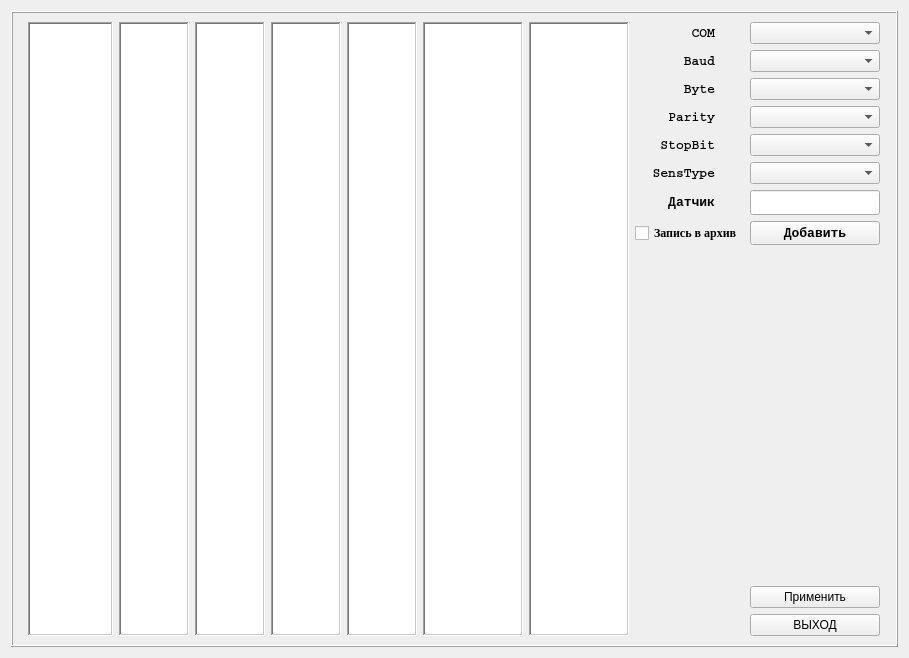
<?xml version="1.0" encoding="UTF-8"?>
<ui version="4.0">
 <class>Frame</class>
 <widget class="QFrame" name="Frame">
  <property name="geometry">
   <rect>
    <x>0</x>
    <y>0</y>
    <width>909</width>
    <height>658</height>
   </rect>
  </property>
  <property name="windowTitle">
   <string>PortSettings</string>
  </property>
  <layout class="QGridLayout" name="gridLayout_3">
   <item row="0" column="0">
    <widget class="QFrame" name="frame">
     <property name="frameShape">
      <enum>QFrame::Box</enum>
     </property>
     <property name="frameShadow">
      <enum>QFrame::Raised</enum>
     </property>
     <layout class="QGridLayout" name="gridLayout_4">
      <item row="0" column="0">
       <layout class="QGridLayout" name="gridLayout_2">
        <item row="0" column="4">
         <widget class="QTextEdit" name="sbitText">
          <property name="sizePolicy">
           <sizepolicy hsizetype="Maximum" vsizetype="Expanding">
            <horstretch>0</horstretch>
            <verstretch>0</verstretch>
           </sizepolicy>
          </property>
          <property name="maximumSize">
           <size>
            <width>70</width>
            <height>16777215</height>
           </size>
          </property>
          <property name="font">
           <font>
            <family>Arial Black</family>
            <pointsize>10</pointsize>
            <weight>75</weight>
            <bold>true</bold>
           </font>
          </property>
          <property name="frameShape">
           <enum>QFrame::WinPanel</enum>
          </property>
          <property name="lineWrapMode">
           <enum>QTextEdit::NoWrap</enum>
          </property>
          <property name="textInteractionFlags">
           <set>Qt::NoTextInteraction</set>
          </property>
         </widget>
        </item>
        <item row="0" column="2">
         <widget class="QTextEdit" name="byteText">
          <property name="sizePolicy">
           <sizepolicy hsizetype="Maximum" vsizetype="Expanding">
            <horstretch>0</horstretch>
            <verstretch>0</verstretch>
           </sizepolicy>
          </property>
          <property name="maximumSize">
           <size>
            <width>70</width>
            <height>16777215</height>
           </size>
          </property>
          <property name="font">
           <font>
            <family>Arial Black</family>
            <pointsize>10</pointsize>
            <weight>75</weight>
            <bold>true</bold>
           </font>
          </property>
          <property name="frameShape">
           <enum>QFrame::WinPanel</enum>
          </property>
          <property name="lineWrapMode">
           <enum>QTextEdit::NoWrap</enum>
          </property>
          <property name="textInteractionFlags">
           <set>Qt::NoTextInteraction</set>
          </property>
         </widget>
        </item>
        <item row="0" column="6">
         <widget class="QTextEdit" name="sensText">
          <property name="sizePolicy">
           <sizepolicy hsizetype="Fixed" vsizetype="Expanding">
            <horstretch>0</horstretch>
            <verstretch>0</verstretch>
           </sizepolicy>
          </property>
          <property name="minimumSize">
           <size>
            <width>50</width>
            <height>0</height>
           </size>
          </property>
          <property name="maximumSize">
           <size>
            <width>100</width>
            <height>16777215</height>
           </size>
          </property>
          <property name="font">
           <font>
            <family>Arial Black</family>
            <pointsize>10</pointsize>
            <weight>75</weight>
            <italic>false</italic>
            <bold>true</bold>
           </font>
          </property>
          <property name="frameShape">
           <enum>QFrame::WinPanel</enum>
          </property>
          <property name="lineWrapMode">
           <enum>QTextEdit::NoWrap</enum>
          </property>
          <property name="html">
           <string>&lt;!DOCTYPE HTML PUBLIC &quot;-//W3C//DTD HTML 4.0//EN&quot; &quot;http://www.w3.org/TR/REC-html40/strict.dtd&quot;&gt;
&lt;html&gt;&lt;head&gt;&lt;meta name=&quot;qrichtext&quot; content=&quot;1&quot; /&gt;&lt;style type=&quot;text/css&quot;&gt;
p, li { white-space: pre-wrap; }
&lt;/style&gt;&lt;/head&gt;&lt;body style=&quot; font-family:'Arial Black'; font-size:10pt; font-weight:600; font-style:normal;&quot;&gt;
&lt;p style=&quot;-qt-paragraph-type:empty; margin-top:0px; margin-bottom:0px; margin-left:0px; margin-right:0px; -qt-block-indent:0; text-indent:0px; font-size:12pt;&quot;&gt;&lt;br /&gt;&lt;/p&gt;&lt;/body&gt;&lt;/html&gt;</string>
          </property>
          <property name="textInteractionFlags">
           <set>Qt::NoTextInteraction</set>
          </property>
         </widget>
        </item>
        <item row="0" column="5">
         <widget class="QTextEdit" name="typesText">
          <property name="sizePolicy">
           <sizepolicy hsizetype="Fixed" vsizetype="Expanding">
            <horstretch>0</horstretch>
            <verstretch>0</verstretch>
           </sizepolicy>
          </property>
          <property name="minimumSize">
           <size>
            <width>50</width>
            <height>0</height>
           </size>
          </property>
          <property name="maximumSize">
           <size>
            <width>100</width>
            <height>16777215</height>
           </size>
          </property>
          <property name="font">
           <font>
            <family>Arial Black</family>
            <pointsize>10</pointsize>
            <weight>75</weight>
            <italic>false</italic>
            <bold>true</bold>
           </font>
          </property>
          <property name="frameShape">
           <enum>QFrame::WinPanel</enum>
          </property>
          <property name="lineWrapMode">
           <enum>QTextEdit::NoWrap</enum>
          </property>
          <property name="html">
           <string>&lt;!DOCTYPE HTML PUBLIC &quot;-//W3C//DTD HTML 4.0//EN&quot; &quot;http://www.w3.org/TR/REC-html40/strict.dtd&quot;&gt;
&lt;html&gt;&lt;head&gt;&lt;meta name=&quot;qrichtext&quot; content=&quot;1&quot; /&gt;&lt;style type=&quot;text/css&quot;&gt;
p, li { white-space: pre-wrap; }
&lt;/style&gt;&lt;/head&gt;&lt;body style=&quot; font-family:'Arial Black'; font-size:10pt; font-weight:600; font-style:normal;&quot;&gt;
&lt;p style=&quot;-qt-paragraph-type:empty; margin-top:0px; margin-bottom:0px; margin-left:0px; margin-right:0px; -qt-block-indent:0; text-indent:0px; font-size:12pt;&quot;&gt;&lt;br /&gt;&lt;/p&gt;&lt;/body&gt;&lt;/html&gt;</string>
          </property>
          <property name="textInteractionFlags">
           <set>Qt::NoTextInteraction</set>
          </property>
         </widget>
        </item>
        <item row="0" column="3">
         <widget class="QTextEdit" name="parityText">
          <property name="sizePolicy">
           <sizepolicy hsizetype="Maximum" vsizetype="Expanding">
            <horstretch>0</horstretch>
            <verstretch>0</verstretch>
           </sizepolicy>
          </property>
          <property name="maximumSize">
           <size>
            <width>70</width>
            <height>16777215</height>
           </size>
          </property>
          <property name="font">
           <font>
            <family>Arial Black</family>
            <pointsize>10</pointsize>
            <weight>75</weight>
            <bold>true</bold>
           </font>
          </property>
          <property name="frameShape">
           <enum>QFrame::WinPanel</enum>
          </property>
          <property name="lineWrapMode">
           <enum>QTextEdit::NoWrap</enum>
          </property>
          <property name="textInteractionFlags">
           <set>Qt::NoTextInteraction</set>
          </property>
         </widget>
        </item>
        <item row="0" column="0">
         <widget class="QTextEdit" name="comText">
          <property name="sizePolicy">
           <sizepolicy hsizetype="Fixed" vsizetype="Expanding">
            <horstretch>0</horstretch>
            <verstretch>0</verstretch>
           </sizepolicy>
          </property>
          <property name="minimumSize">
           <size>
            <width>85</width>
            <height>0</height>
           </size>
          </property>
          <property name="maximumSize">
           <size>
            <width>70</width>
            <height>16777215</height>
           </size>
          </property>
          <property name="font">
           <font>
            <family>Arial Black</family>
            <pointsize>10</pointsize>
            <weight>75</weight>
            <bold>true</bold>
           </font>
          </property>
          <property name="frameShape">
           <enum>QFrame::WinPanel</enum>
          </property>
          <property name="textInteractionFlags">
           <set>Qt::NoTextInteraction</set>
          </property>
         </widget>
        </item>
        <item row="0" column="1">
         <widget class="QTextEdit" name="baudText">
          <property name="sizePolicy">
           <sizepolicy hsizetype="Maximum" vsizetype="Expanding">
            <horstretch>0</horstretch>
            <verstretch>0</verstretch>
           </sizepolicy>
          </property>
          <property name="maximumSize">
           <size>
            <width>70</width>
            <height>16777215</height>
           </size>
          </property>
          <property name="font">
           <font>
            <family>Arial Black</family>
            <pointsize>10</pointsize>
            <weight>75</weight>
            <bold>true</bold>
           </font>
          </property>
          <property name="frameShape">
           <enum>QFrame::WinPanel</enum>
          </property>
          <property name="textInteractionFlags">
           <set>Qt::NoTextInteraction</set>
          </property>
         </widget>
        </item>
        <item row="0" column="7">
         <layout class="QGridLayout" name="gridLayout">
          <item row="1" column="1">
           <widget class="QComboBox" name="baudBox">
            <property name="sizePolicy">
             <sizepolicy hsizetype="Maximum" vsizetype="Fixed">
              <horstretch>0</horstretch>
              <verstretch>0</verstretch>
             </sizepolicy>
            </property>
            <property name="minimumSize">
             <size>
              <width>130</width>
              <height>0</height>
             </size>
            </property>
           </widget>
          </item>
          <item row="0" column="0">
           <widget class="QLabel" name="label">
            <property name="sizePolicy">
             <sizepolicy hsizetype="Maximum" vsizetype="Fixed">
              <horstretch>0</horstretch>
              <verstretch>0</verstretch>
             </sizepolicy>
            </property>
            <property name="minimumSize">
             <size>
              <width>80</width>
              <height>0</height>
             </size>
            </property>
            <property name="font">
             <font>
              <family>Courier</family>
              <pointsize>10</pointsize>
              <weight>75</weight>
              <bold>true</bold>
             </font>
            </property>
            <property name="text">
             <string>COM</string>
            </property>
            <property name="alignment">
             <set>Qt::AlignRight|Qt::AlignTrailing|Qt::AlignVCenter</set>
            </property>
           </widget>
          </item>
          <item row="1" column="0">
           <widget class="QLabel" name="label_3">
            <property name="sizePolicy">
             <sizepolicy hsizetype="Maximum" vsizetype="Fixed">
              <horstretch>0</horstretch>
              <verstretch>0</verstretch>
             </sizepolicy>
            </property>
            <property name="minimumSize">
             <size>
              <width>80</width>
              <height>0</height>
             </size>
            </property>
            <property name="font">
             <font>
              <family>Courier</family>
              <pointsize>10</pointsize>
              <weight>75</weight>
              <bold>true</bold>
             </font>
            </property>
            <property name="text">
             <string>Baud</string>
            </property>
            <property name="alignment">
             <set>Qt::AlignRight|Qt::AlignTrailing|Qt::AlignVCenter</set>
            </property>
           </widget>
          </item>
          <item row="11" column="1">
           <widget class="QPushButton" name="applyButton">
            <property name="sizePolicy">
             <sizepolicy hsizetype="Maximum" vsizetype="Fixed">
              <horstretch>0</horstretch>
              <verstretch>0</verstretch>
             </sizepolicy>
            </property>
            <property name="minimumSize">
             <size>
              <width>130</width>
              <height>0</height>
             </size>
            </property>
            <property name="text">
             <string>Применить</string>
            </property>
           </widget>
          </item>
          <item row="8" column="1">
           <spacer name="verticalSpacer">
            <property name="orientation">
             <enum>Qt::Vertical</enum>
            </property>
            <property name="sizeHint" stdset="0">
             <size>
              <width>5</width>
              <height>5</height>
             </size>
            </property>
           </spacer>
          </item>
          <item row="2" column="1">
           <widget class="QComboBox" name="bytesizeBox">
            <property name="sizePolicy">
             <sizepolicy hsizetype="Maximum" vsizetype="Fixed">
              <horstretch>0</horstretch>
              <verstretch>0</verstretch>
             </sizepolicy>
            </property>
            <property name="minimumSize">
             <size>
              <width>130</width>
              <height>0</height>
             </size>
            </property>
           </widget>
          </item>
          <item row="4" column="1">
           <widget class="QComboBox" name="stopbitsBox">
            <property name="sizePolicy">
             <sizepolicy hsizetype="Maximum" vsizetype="Fixed">
              <horstretch>0</horstretch>
              <verstretch>0</verstretch>
             </sizepolicy>
            </property>
            <property name="minimumSize">
             <size>
              <width>130</width>
              <height>0</height>
             </size>
            </property>
           </widget>
          </item>
          <item row="0" column="1">
           <widget class="QComboBox" name="comBox">
            <property name="sizePolicy">
             <sizepolicy hsizetype="Maximum" vsizetype="Preferred">
              <horstretch>0</horstretch>
              <verstretch>0</verstretch>
             </sizepolicy>
            </property>
            <property name="minimumSize">
             <size>
              <width>130</width>
              <height>0</height>
             </size>
            </property>
           </widget>
          </item>
          <item row="2" column="0">
           <widget class="QLabel" name="label_4">
            <property name="sizePolicy">
             <sizepolicy hsizetype="Maximum" vsizetype="Fixed">
              <horstretch>0</horstretch>
              <verstretch>0</verstretch>
             </sizepolicy>
            </property>
            <property name="minimumSize">
             <size>
              <width>80</width>
              <height>0</height>
             </size>
            </property>
            <property name="font">
             <font>
              <family>Courier</family>
              <pointsize>10</pointsize>
              <weight>75</weight>
              <bold>true</bold>
             </font>
            </property>
            <property name="text">
             <string>Byte</string>
            </property>
            <property name="alignment">
             <set>Qt::AlignRight|Qt::AlignTrailing|Qt::AlignVCenter</set>
            </property>
           </widget>
          </item>
          <item row="7" column="1">
           <widget class="QPushButton" name="addButton">
            <property name="sizePolicy">
             <sizepolicy hsizetype="Maximum" vsizetype="Fixed">
              <horstretch>0</horstretch>
              <verstretch>0</verstretch>
             </sizepolicy>
            </property>
            <property name="minimumSize">
             <size>
              <width>130</width>
              <height>0</height>
             </size>
            </property>
            <property name="font">
             <font>
              <family>Courier</family>
              <pointsize>10</pointsize>
              <weight>75</weight>
              <bold>true</bold>
             </font>
            </property>
            <property name="text">
             <string>Добавить</string>
            </property>
           </widget>
          </item>
          <item row="6" column="1">
           <widget class="QLineEdit" name="sensEdit">
            <property name="sizePolicy">
             <sizepolicy hsizetype="Maximum" vsizetype="Fixed">
              <horstretch>0</horstretch>
              <verstretch>0</verstretch>
             </sizepolicy>
            </property>
            <property name="minimumSize">
             <size>
              <width>100</width>
              <height>25</height>
             </size>
            </property>
            <property name="maximumSize">
             <size>
              <width>130</width>
              <height>16777215</height>
             </size>
            </property>
           </widget>
          </item>
          <item row="4" column="0">
           <widget class="QLabel" name="label_6">
            <property name="sizePolicy">
             <sizepolicy hsizetype="Maximum" vsizetype="Fixed">
              <horstretch>0</horstretch>
              <verstretch>0</verstretch>
             </sizepolicy>
            </property>
            <property name="minimumSize">
             <size>
              <width>80</width>
              <height>0</height>
             </size>
            </property>
            <property name="font">
             <font>
              <family>Courier</family>
              <pointsize>10</pointsize>
              <weight>75</weight>
              <bold>true</bold>
             </font>
            </property>
            <property name="text">
             <string>StopBit</string>
            </property>
            <property name="alignment">
             <set>Qt::AlignRight|Qt::AlignTrailing|Qt::AlignVCenter</set>
            </property>
           </widget>
          </item>
          <item row="3" column="1">
           <widget class="QComboBox" name="parityBox">
            <property name="sizePolicy">
             <sizepolicy hsizetype="Maximum" vsizetype="Fixed">
              <horstretch>0</horstretch>
              <verstretch>0</verstretch>
             </sizepolicy>
            </property>
            <property name="minimumSize">
             <size>
              <width>130</width>
              <height>0</height>
             </size>
            </property>
           </widget>
          </item>
          <item row="5" column="0">
           <widget class="QLabel" name="label_8">
            <property name="sizePolicy">
             <sizepolicy hsizetype="Maximum" vsizetype="Fixed">
              <horstretch>0</horstretch>
              <verstretch>0</verstretch>
             </sizepolicy>
            </property>
            <property name="minimumSize">
             <size>
              <width>80</width>
              <height>0</height>
             </size>
            </property>
            <property name="font">
             <font>
              <family>Courier</family>
              <pointsize>10</pointsize>
              <weight>75</weight>
              <bold>true</bold>
             </font>
            </property>
            <property name="text">
             <string>SensType</string>
            </property>
            <property name="alignment">
             <set>Qt::AlignRight|Qt::AlignTrailing|Qt::AlignVCenter</set>
            </property>
           </widget>
          </item>
          <item row="5" column="1">
           <widget class="QComboBox" name="typesBox">
            <property name="sizePolicy">
             <sizepolicy hsizetype="Maximum" vsizetype="Fixed">
              <horstretch>0</horstretch>
              <verstretch>0</verstretch>
             </sizepolicy>
            </property>
            <property name="minimumSize">
             <size>
              <width>130</width>
              <height>0</height>
             </size>
            </property>
           </widget>
          </item>
          <item row="12" column="1">
           <widget class="QPushButton" name="extButton">
            <property name="sizePolicy">
             <sizepolicy hsizetype="Maximum" vsizetype="Fixed">
              <horstretch>0</horstretch>
              <verstretch>0</verstretch>
             </sizepolicy>
            </property>
            <property name="minimumSize">
             <size>
              <width>130</width>
              <height>0</height>
             </size>
            </property>
            <property name="text">
             <string>ВЫХОД</string>
            </property>
           </widget>
          </item>
          <item row="10" column="1">
           <spacer name="verticalSpacer_2">
            <property name="orientation">
             <enum>Qt::Vertical</enum>
            </property>
            <property name="sizeHint" stdset="0">
             <size>
              <width>5</width>
              <height>5</height>
             </size>
            </property>
           </spacer>
          </item>
          <item row="3" column="0">
           <widget class="QLabel" name="label_5">
            <property name="sizePolicy">
             <sizepolicy hsizetype="Maximum" vsizetype="Fixed">
              <horstretch>0</horstretch>
              <verstretch>0</verstretch>
             </sizepolicy>
            </property>
            <property name="minimumSize">
             <size>
              <width>80</width>
              <height>0</height>
             </size>
            </property>
            <property name="font">
             <font>
              <family>Courier</family>
              <pointsize>10</pointsize>
              <weight>75</weight>
              <bold>true</bold>
             </font>
            </property>
            <property name="text">
             <string>Parity</string>
            </property>
            <property name="alignment">
             <set>Qt::AlignRight|Qt::AlignTrailing|Qt::AlignVCenter</set>
            </property>
           </widget>
          </item>
          <item row="6" column="0">
           <widget class="QLabel" name="label_2">
            <property name="sizePolicy">
             <sizepolicy hsizetype="Maximum" vsizetype="Fixed">
              <horstretch>0</horstretch>
              <verstretch>0</verstretch>
             </sizepolicy>
            </property>
            <property name="minimumSize">
             <size>
              <width>80</width>
              <height>0</height>
             </size>
            </property>
            <property name="font">
             <font>
              <family>Courier</family>
              <pointsize>10</pointsize>
              <weight>75</weight>
              <bold>true</bold>
             </font>
            </property>
            <property name="text">
             <string>Датчик</string>
            </property>
            <property name="alignment">
             <set>Qt::AlignRight|Qt::AlignTrailing|Qt::AlignVCenter</set>
            </property>
           </widget>
          </item>
          <item row="7" column="0">
           <widget class="QCheckBox" name="arh_sensCh">
            <property name="font">
             <font>
              <family>Times New Roman</family>
              <pointsize>9</pointsize>
              <weight>75</weight>
              <bold>true</bold>
             </font>
            </property>
            <property name="text">
             <string>Запись в архив</string>
            </property>
           </widget>
          </item>
         </layout>
        </item>
       </layout>
      </item>
     </layout>
    </widget>
   </item>
  </layout>
 </widget>
 <resources/>
 <connections/>
</ui>
